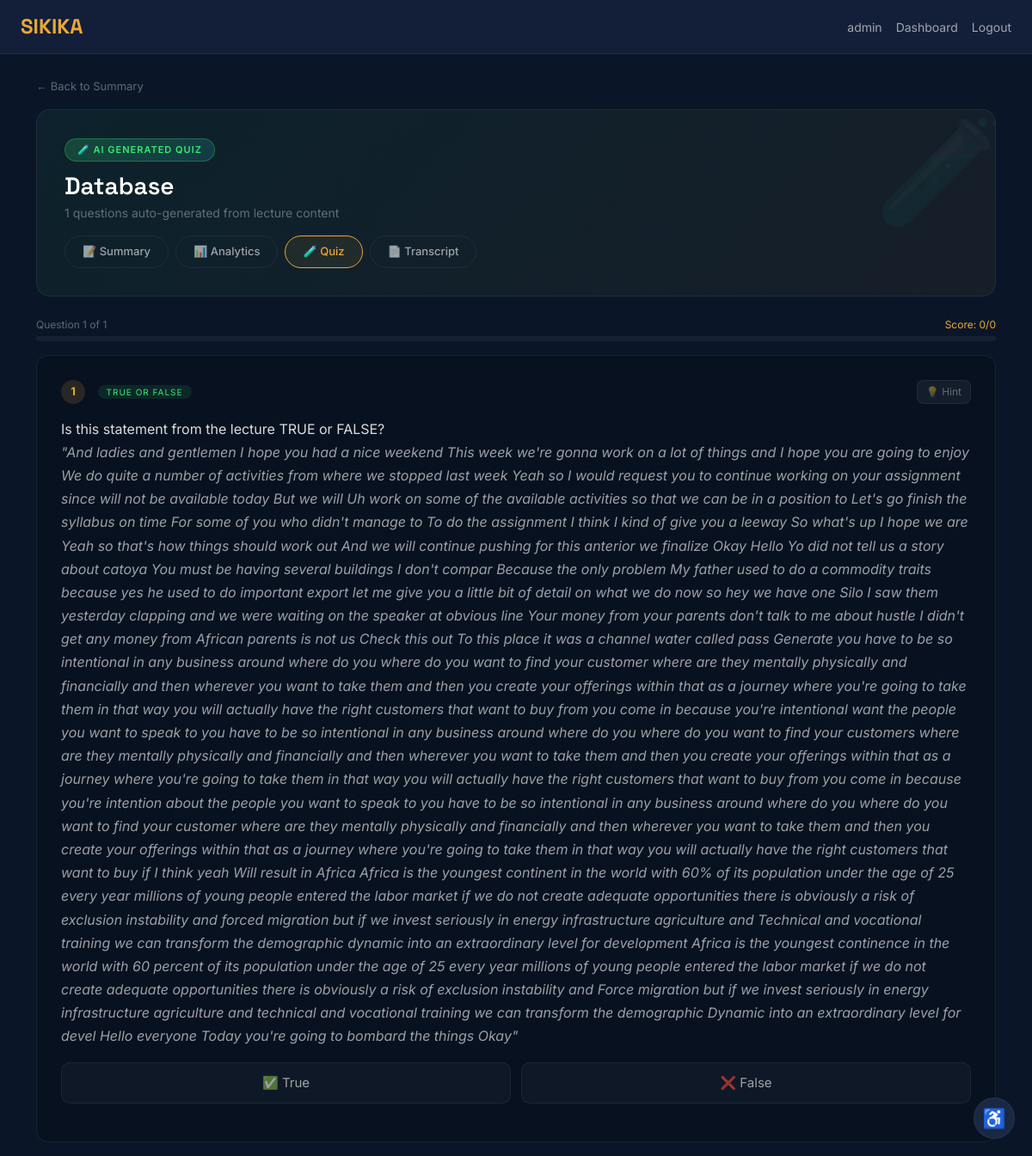
The page /session/HWL1LO/quiz/ (signed in) on the database its author committed.
### core/models.py (models this page shows, shortened)
class LectureSession(models.Model):
    STATUS_CHOICES = [
        ('waiting', 'Waiting'),
        ('live', 'Live'),
        ('ended', 'Ended'),
    ]
    lecturer = models.ForeignKey(User, on_delete=models.CASCADE, related_name='sessions')
    title = models.CharField(max_length=200)
    course_code = models.CharField(max_length=50, blank=True)
    session_code = models.CharField(max_length=6, unique=True, editable=False)
    status = models.CharField(max_length=10, choices=STATUS_CHOICES, default='waiting')
    created_at = models.DateTimeField(auto_now_add=True)
    started_at = models.DateTimeField(null=True, blank=True)
    ended_at = models.DateTimeField(null=True, blank=True)

class QuizQuestion(models.Model):
    QUESTION_TYPES = [
        ('fill_blank', 'Fill in the Blank'),
        ('definition', 'Definition Match'),
        ('true_false', 'True or False'),
    ]
    session = models.ForeignKey(LectureSession, on_delete=models.CASCADE, related_name='quiz_questions')
    question_type = models.CharField(max_length=20, choices=QUESTION_TYPES)
    question_text = models.TextField()
    correct_answer = models.TextField()
    hint = models.TextField(blank=True, default='')
    explanation = models.TextField(blank=True, default='')
    order = models.PositiveIntegerField(default=0)
    class Meta:
        ordering = ['order']

### core/views.py (the view)
# urls.py: path('session/<str:session_code>/quiz/', views.session_quiz, name='session_quiz'),
@login_required
def session_quiz(request, session_code):
    session = get_object_or_404(LectureSession, session_code=session_code)
    questions = QuizQuestion.objects.filter(session=session).order_by('order')
    if not questions.exists():
        _run_analysis(session)
        questions = QuizQuestion.objects.filter(session=session).order_by('order')
    return render(request, 'core/session_quiz.html', {
        'session': session,
        'questions': questions,
    })

### templates/core/session_quiz.html (shortened to what this page needs)
{% extends 'core/base.html' %}
{% block content %}
<div class="container mt-4">
    <div class="mb-3">
        <a href="{% url 'session_summary' session.session_code %}" style="color:var(--text-muted); font-size:13px; text-decoration:none;">← Back to Summary</a>
    </div>
    <div class="quiz-hero mb-4">
        <div class="d-flex justify-content-between align-items-start flex-wrap gap-3 mb-3">
            <div>
                <span class="ai-badge" style="display:inline-flex;align-items:center;gap:6px;background:linear-gradient(135deg,rgba(56,232,112,0.2),rgba(56,212,232,0.15));border:1px solid rgba(56,232,112,0.3);border-radius:100px;padding:4px 14px;font-size:11px;font-weight:600;letter-spacing:1px;color:var(--green);">🧪 AI GENERATED QUIZ</span>
                <h3 style="font-family:var(--font-heading); font-weight:600; margin-top:12px; margin-bottom:4px;">{{ session.title }}</h3>
                <p class="text-muted mb-0" style="font-size:14px;">{{ questions|length }} questions auto-generated from lecture content</p>
            </div>
        </div>
        <div class="nav-pills-ai">
            <a href="{% url 'session_summary' session.session_code %}">📝 Summary</a>
            <a href="{% url 'session_analytics' session.session_code %}">📊 Analytics</a>
            <a href="{% url 'session_quiz' session.session_code %}" class="active">🧪 Quiz</a>
            <a href="{% url 'session_transcript' session.session_code %}">📄 Transcript</a>
        </div>
    </div>
    {% if questions %}
    <div class="mb-3">
        <div class="d-flex justify-content-between mb-1">
            <span style="font-size:12px; color:var(--text-muted);" id="progressLabel">Question 1 of {{ questions|length }}</span>
            <span style="font-size:12px; color:var(--orange);" id="scoreLabel">Score: 0/0</span>
        </div>
        <div class="quiz-progress">
        </div>
    </div>
    <div id="quizContainer">
    {% for q in questions %}
        <div class="question-card" id="q{{ q.order }}" data-type="{{ q.question_type }}" data-answer="{{ q.correct_answer }}" {% if not forloop.first %}style="display:none;"{% endif %}>
            <div class="d-flex align-items-center justify-content-between mb-2">
                <div>
                    <span class="q-number">{{ q.order }}</span>
                    <span class="q-type-badge q-type-{{ q.question_type }}">{{ q.get_question_type_display }}</span>
                </div>
                <button class="btn btn-sm" style="font-size:12px; color:var(--text-muted); background:rgba(255,255,255,0.05); border:1px solid var(--border); border-radius:8px; padding:4px 10px;" onclick="toggleHint({{ q.order }})">💡 Hint</button>
            </div>
            <div class="q-text">
                {% if q.question_type == 'fill_blank' %}
                    {{ q.question_text|safe }}
                {% elif q.question_type == 'true_false' %}
                    Is this statement from the lecture TRUE or FALSE?<br>
                    <em style="color:var(--text-secondary);">"{{ q.question_text }}"</em>
                {% else %}
                    {{ q.question_text }}
                {% endif %}
            </div>
            {% if q.question_type == 'fill_blank' %}
            <input type="text" class="answer-input" id="input{{ q.order }}" placeholder="Type your answer..." onkeypress="if(event.key==='Enter')checkAnswer({{ q.order }})">
            {% elif q.question_type == 'true_false' %}
            <div class="tf-options">
                <div class="tf-btn" onclick="selectTF({{ q.order }}, 'True', this)">✅ True</div>
                <div class="tf-btn" onclick="selectTF({{ q.order }}, 'False', this)">❌ False</div>
            </div>
            {% elif q.question_type == 'definition' %}
            <input type="text" class="answer-input" id="input{{ q.order }}" placeholder="Type the definition..." onkeypress="if(event.key==='Enter')checkAnswer({{ q.order }})">
            {% endif %}
        </div>
    {% endfor %}
    </div>
    {% endif %}
</div>
{% endblock %}

### templates/core/base.html (shortened to what this page needs)
{% load static %}
<!DOCTYPE html>
<html lang="en">
<head>
    <link href="https://cdn.jsdelivr.net/npm/bootstrap@5.3.3/dist/css/bootstrap.min.css" rel="stylesheet">
    <link href="https://fonts.cdnfonts.com/css/opendyslexic" rel="stylesheet">
</head>
<body role="document">
    <nav class="navbar navbar-expand-lg navbar-dark px-4" role="navigation" aria-label="Main navigation">
        <a class="navbar-brand" href="{% url 'home' %}" aria-label="SIKIKA Home">SIKIKA</a>
        <div class="ms-auto d-flex align-items-center gap-3">
            {% if user.is_authenticated %}
                <span class="nav-link" aria-hidden="true">{{ user.username }}</span>
                <a href="{% url 'dashboard' %}" class="nav-link">Dashboard</a>
                <a href="{% url 'logout' %}" class="nav-link">Logout</a>
            {% else %}
                <a href="{% url 'login' %}" class="nav-link">Login</a>
                <a href="{% url 'register' %}" class="btn btn-sikika btn-sm">Register</a>
            {% endif %}
        </div>
    </nav>
    <main id="main-content" role="main">
        {% block content %}{% endblock %}
    </main>
    {% if user.is_authenticated %}
    <div class="a11y-panel" role="region" aria-label="Accessibility controls">
        <div class="a11y-toggle" onclick="toggleA11yMenu()" title="Accessibility Settings" aria-label="Accessibility Settings" tabindex="0">♿</div>
    </div>
    {% endif %}
</body>
</html>

### rows shown on the page
LectureSession: title "Database"
QuizQuestion: order "1", question_type "TRUE OR FALSE", question_text "And ladies and gentlemen I hope you had a nice weekend This week we're gonna work on a lot of things and I hope you are going to enjoy We do quite a number of activities from where we stopped last week Yeah so I would request you to continue working on your assignment since will not be available today But we will Uh work on some of the available activities so that we can be in a position to Let's go finish the syllabus on time For some of you who didn't manage to To do the assignment I think I kind of give you a leeway So what's up I hope we are Yeah so that's how things should work out And we will continue pushing for this anterior we finalize Okay Hello Yo did not tell us a story about…"

### other values the page prints
{{ user.username }} "admin"
{{ questions|length }} "1"
